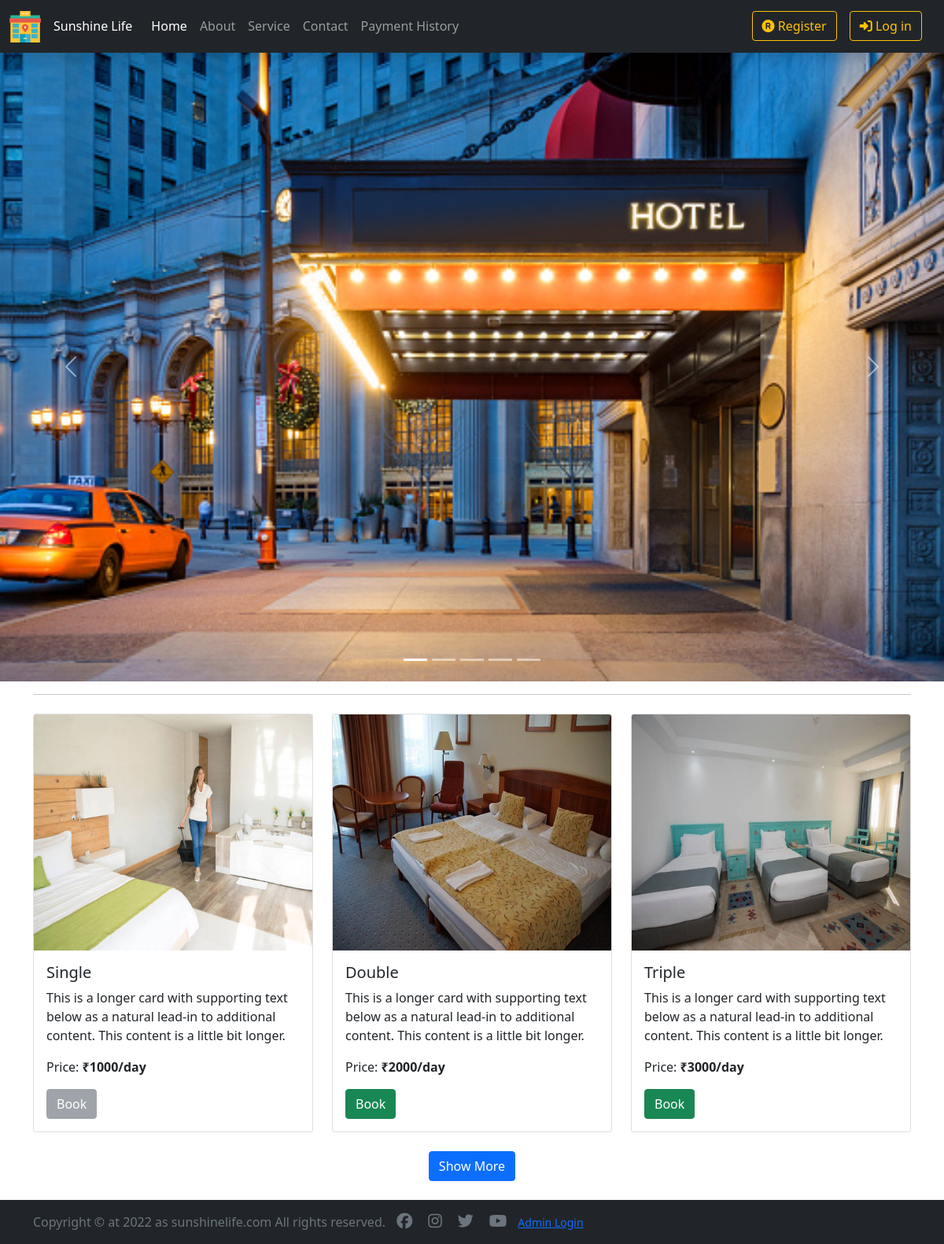
The page / on the database its author committed.
### tables this page shows
CREATE TABLE `room_availability` (
  `sr_no` int(30) NOT NULL,
  `room_no` int(30) NOT NULL,
  `room_type` varchar(30) NOT NULL,
  `rate` double NOT NULL,
  `availability` varchar(30) NOT NULL
);

### index.php (the view, shortened to what this page needs)
<?php
    include "includes/header.php";
?>
<div id="carouselExampleIndicators" class="carousel slide" data-bs-ride="carousel" id="mainCarousel">
    <div class="carousel-indicators">
        <button type="button" data-bs-target="#carouselExampleIndicators" data-bs-slide-to="0" class="active"
            aria-current="true" aria-label="Slide 1"></button>
        <button type="button" data-bs-target="#carouselExampleIndicators" data-bs-slide-to="1"
            aria-label="Slide 2"></button>
        <button type="button" data-bs-target="#carouselExampleIndicators" data-bs-slide-to="2"
            aria-label="Slide 3"></button>
        <button type="button" data-bs-target="#carouselExampleIndicators" data-bs-slide-to="3"
            aria-label="Slide 4"></button>
        <button type="button" data-bs-target="#carouselExampleIndicators" data-bs-slide-to="4"
            aria-label="Slide 5"></button>
    </div>
    <div class="carousel-inner">
        <div class="carousel-item active">
            <img src="img/1.jpg" class="d-block w-100 mx-auto" alt="..." />
        </div>
    </div>
    <button class="carousel-control-prev" type="button" data-bs-target="#carouselExampleIndicators"
        data-bs-slide="prev">
        <span class="carousel-control-prev-icon" aria-hidden="true"></span>
    </button>
    <button class="carousel-control-next" type="button" data-bs-target="#carouselExampleIndicators"
        data-bs-slide="next">
        <span class="carousel-control-next-icon" aria-hidden="true"></span>
    </button>
</div>
<div class="container">
    <hr />
</div>
<div class="container my-4">
    <div class="row row-cols-1 row-cols-md-3 g-4">
        <?php
            include "conn.php";
            $sql = "SELECT * FROM `room_availability` LIMIT 3";
            $result = mysqli_query($conn, $sql);
            $num = mysqli_num_rows($result);
            if($num>0){
                while($rows = mysqli_fetch_assoc($result)){
                    $id = $rows['sr_no'];
                    $rate = $rows['rate'];
                    $images = ["", "img/single_room.jpg", "img/double_room.jpg", "img/triple_room.jpg", "img/quad_room.jpg", "img/queen_room.jpg", "img/king_room.jpg", "img/twin_room.jpg", "img/double_double_room.jpg", "img/studio_room.jpg"];
                    $rooms_types_list = ["", "Single Room", "Double Room", "Triple Room", "Quad Room", "Queen Room", "King Room", "Twin Room", "Double-Double Room", "Stdio Room"];
        ?>
            <div class="col">
                <div class="card">
                    <img src="<?php echo $images[$id]?>" class="card-img-top" alt="<?php echo $rooms_types_list[$id];?>" />
                    <div class="card-body">
                        <h5 class="card-title"><?php echo $rows['room_type']?></h5>
                        <p class="card-text">
                            This is a longer card with supporting text below
                            as a natural lead-in to additional content. This
                            content is a little bit longer.
                        </p>
                        <p>Price: <b><?php echo "&#8377;".$rate."/day";?></b></p>
                        <form action='booking_section.php' method='post'>
                            <button type='<?php if($rows['availability'] == "1") {echo "submit";} else {echo "button";}?>' class='btn <?php if($rows['availability'] == "1") {echo "btn-success";} else {echo "btn-secondary not-available-btn";}?>' <?php if($rows['availability'] == "0") {echo "disabled";}?>>Book</button>
                        </form>
                    </div>
                </div>
            </div>
        <?php
                }
            }
        ?>
    </div>
</div>
<div class="container text-center my-4"><a href="service.php" class="btn btn-primary">Show More</a></div>
<?php
    include "includes/footer.php";
?>

### CSS/style.css (style rules this page uses)
.container .row .col .card img { height: 300px; }

### rows shown on the page
room_availability: shows a picture, room_type "Single", rate "1000"
room_availability: shows a picture, room_type "Double", rate "2000"
room_availability: shows a picture, room_type "Triple", rate "3000"
